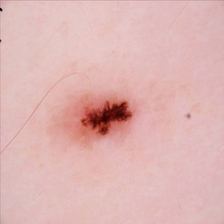
#> input picture data/raw/test/benign/1.jpg, 224 x 224 px
$ python -i functions.py   (imports and definitions only)
#> lines starting #> are read from the running program, lines starting #| are printed output that depends on the picture; after the words box and inside, x2 and y2 are one past the last pixel; in counts of white or black regions, pixels touching at a corner belong together
#> further down, picture is the input picture: shape (224, 224, 3); mean B, G, R 179.3, 181.2, 222.8
import cv2

def bgr2rgb(img_BGR):
    '''
    Transforma la imagen bgr a rgb.

    Parameters
    ----------
    img_BGR : img

    Return
    ------
    img_RGB : img
    '''
    b,g,r = cv2.split(img_BGR)
    img_RGB = cv2.merge((r,g,b))
    return img_RGB

def eliminar_vello(imagen):
    '''
    Se aplica una máscara para eliminar el vello en la imagen. La función devuelve una `imagen` con las
    mismas dimensiones que la original.

    Parameters
    ----------
    imagen : img

    Output
    ------
    new_img : img

    '''
    #1. Convertir a escala de grises
    img_grayScale = cv2.cvtColor(imagen, cv2.COLOR_BGR2GRAY)
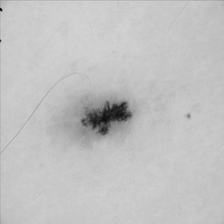
#> img_grayScale: shape (224, 224); min 2, max 213, mean 193.5
    # Kernel para el filtrado morfológico
    kernel = cv2.getStructuringElement(1,(17,17))
    # Filtrado BlackHat para encontrar los contornos del cabello
    blackhat = cv2.morphologyEx(img_grayScale, cv2.MORPH_BLACKHAT, kernel)
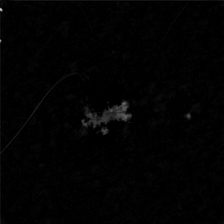
#> blackhat: shape (224, 224); min 0, max 188, mean 2.5
    # Intensificar los contornos del cabello en preparación para el algoritmo de pintura
    ret,thresh2 = cv2.threshold(blackhat,12,255,cv2.THRESH_BINARY)
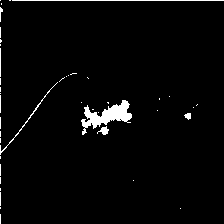
#> thresh2: shape (224, 224); 2.7% white; 43 white regions (36 under 20 px), largest, box (x1, y1, x2, y2) and area: (81, 100, 132, 135) 726, (12, 0, 224, 1) 212, (0, 82, 58, 155) 117
    # Pintar la imagen original dependiendo de la máscara
    new_img = cv2.inpaint(imagen,thresh2,1,cv2.INPAINT_TELEA)
    return new_img

def mask_fondo(imagen):
    '''
    Función para eliminar el fondo de la imagen.

    Parameters
    ----------
    imagen : img

    Output
    ------
    res : img
    '''
    gray_example = cv2.cvtColor(eliminar_vello(imagen), cv2.COLOR_BGR2GRAY)
    thresh, im_bw = cv2.threshold(gray_example, 120, 255, cv2.THRESH_BINARY | cv2.THRESH_OTSU)
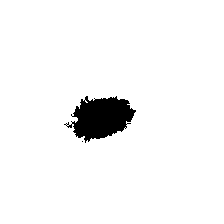
#> im_bw: shape (224, 224); 96% white; 2 black regions (1 under 20 px), largest, box (x1, y1, x2, y2) and area: (64, 96, 136, 143) 2024
#> thresh = 160
    mask_inv = cv2.bitwise_not(im_bw)
    res = cv2.bitwise_and(imagen,imagen,mask = mask_inv)
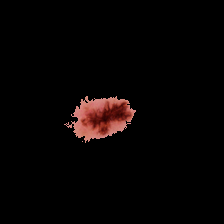
#> res: shape (224, 224, 3); mean B, G, R 3, 3.4, 6.8
    return res

>>> import cv2
>>> picture = cv2.imread('../data/raw/test/benign/1.jpg')
>>> result = mask_fondo(picture)

$ run again, on data/raw/test/benign/1013.jpg
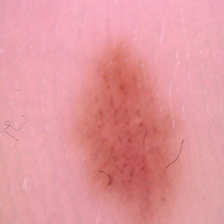
#> input picture data/raw/test/benign/1013.jpg, 224 x 224 px
#> picture is the input picture: shape (224, 224, 3); mean B, G, R 156.4, 150.1, 226.3
#> thresh2: shape (224, 224); 1.2% white in thin lines or dots, all inside (x1, y1, x2, y2) = (4, 55, 184, 210)
#> in mask_fondo, `thresh, im_bw = cv2.threshold(gray_example, 120, 255, cv2.THRESH_BINAR..`:
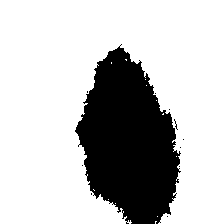
#> im_bw: shape (224, 224); 75.2% white; 11 black regions (10 under 20 px), largest, box (x1, y1, x2, y2) and area: (75, 44, 181, 224) 12407
#> thresh = 162
#> in mask_fondo, `res = cv2.bitwise_and(imagen,imagen,mask = mask_inv)`:
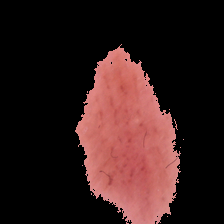
#> res: shape (224, 224, 3); mean B, G, R 26.9, 27.9, 50.7

$ run again, on data/raw/test/benign/1023.jpg
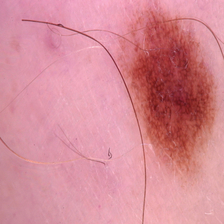
#> input picture data/raw/test/benign/1023.jpg, 224 x 224 px
#> picture is the input picture: shape (224, 224, 3); mean B, G, R 150.8, 138.9, 214
#> thresh2: shape (224, 224); 8.9% white in thin lines or dots
#> in mask_fondo, `thresh, im_bw = cv2.threshold(gray_example, 120, 255, cv2.THRESH_BINAR..`:
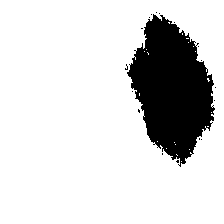
#> im_bw: shape (224, 224); 83.6% white; 18 black regions (17 under 20 px), largest, box (x1, y1, x2, y2) and area: (127, 14, 215, 167) 8168
#> thresh = 139
#> in mask_fondo, `res = cv2.bitwise_and(imagen,imagen,mask = mask_inv)`:
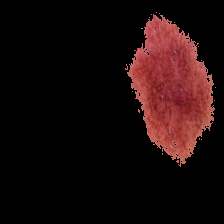
#> res: shape (224, 224, 3); mean B, G, R 11.1, 11.3, 27.3

$ run again, on data/raw/test/benign/1034.jpg
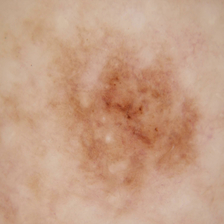
#> input picture data/raw/test/benign/1034.jpg, 224 x 224 px
#> picture is the input picture: shape (224, 224, 3); mean B, G, R 133.5, 158.9, 198.3
#> thresh2: shape (224, 224); 4.7% white; 197 white regions (177 under 20 px), largest, box (x1, y1, x2, y2) and area: (101, 72, 140, 123) 455, (67, 83, 85, 120) 221, (128, 126, 152, 145) 162
#> in mask_fondo, `thresh, im_bw = cv2.threshold(gray_example, 120, 255, cv2.THRESH_BINAR..`:
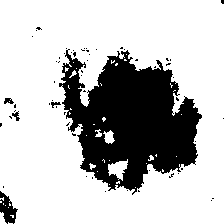
#> im_bw: shape (224, 224); 74.8% white; 61 black regions (56 under 20 px), largest, box (x1, y1, x2, y2) and area: (59, 49, 202, 195) 12050, (0, 191, 18, 224) 312, (4, 98, 14, 104) 41, (12, 111, 20, 121) 38, (51, 102, 61, 108) 31
#> thresh = 160
#> in mask_fondo, `res = cv2.bitwise_and(imagen,imagen,mask = mask_inv)`:
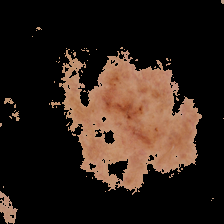
#> res: shape (224, 224, 3); mean B, G, R 24.9, 33, 47
